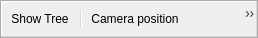
<?xml version="1.0" encoding="UTF-8"?>
<ui version="4.0">
 <class>mainToolBar</class>
 <widget class="QToolBar" name="mainToolBar">
  <property name="geometry">
   <rect>
    <x>0</x>
    <y>0</y>
    <width>258</width>
    <height>38</height>
   </rect>
  </property>
  <action name="action_load_mesh">
   <property name="icon">
    <iconset theme="fileopen">
     <normaloff>.</normaloff>.</iconset>
   </property>
   <property name="text">
    <string>Load &amp;mesh</string>
   </property>
   <property name="shortcut">
    <string>Ctrl+A</string>
   </property>
  </action>
  <action name="action_quit">
   <property name="icon">
    <iconset theme="application-exit">
     <normaloff>.</normaloff>.</iconset>
   </property>
   <property name="text">
    <string>&amp;Quit</string>
   </property>
   <property name="shortcut">
    <string>Ctrl+Q</string>
   </property>
  </action>
  <action name="action_show_tree">
   <property name="icon">
    <iconset theme="view-list-tree">
     <normaloff>.</normaloff>.</iconset>
   </property>
   <property name="text">
    <string>Show &amp;Tree</string>
   </property>
   <property name="shortcut">
    <string>Ctrl+W</string>
   </property>
  </action>
  <action name="action_help">
   <property name="icon">
    <iconset theme="help">
     <normaloff>.</normaloff>.</iconset>
   </property>
   <property name="text">
    <string>&amp;Help</string>
   </property>
   <property name="shortcut">
    <string>F1</string>
   </property>
  </action>
  <action name="action_normal_mode">
   <property name="icon">
    <iconset theme="draw-cuboid">
     <normaloff>.</normaloff>.</iconset>
   </property>
   <property name="text">
    <string>&amp;Normal mode</string>
   </property>
   <property name="shortcut">
    <string>Ctrl+N</string>
   </property>
  </action>
  <action name="action_draw_mode">
   <property name="icon">
    <iconset theme="draw-freehand">
     <normaloff>.</normaloff>.</iconset>
   </property>
   <property name="text">
    <string>&amp;Draw mode</string>
   </property>
   <property name="shortcut">
    <string>Ctrl+D</string>
   </property>
  </action>
  <action name="action_toggle_wireframe">
   <property name="icon">
    <iconset theme="draw-triangle">
     <normaloff>.</normaloff>.</iconset>
   </property>
   <property name="text">
    <string>&amp;Toggle wireframe</string>
   </property>
   <property name="shortcut">
    <string>Ctrl+W</string>
   </property>
  </action>
  <action name="action_load_block_model">
   <property name="icon">
    <iconset theme="code-block">
     <normaloff>.</normaloff>.</iconset>
   </property>
   <property name="text">
    <string>Load &amp;block model</string>
   </property>
   <property name="shortcut">
    <string>Ctrl+E</string>
   </property>
  </action>
  <action name="action_selection_mode">
   <property name="icon">
    <iconset theme="edit-select">
     <normaloff>.</normaloff>.</iconset>
   </property>
   <property name="text">
    <string>Selection mode</string>
   </property>
   <property name="shortcut">
    <string>Ctrl+S</string>
   </property>
  </action>
  <action name="action_camera_position">
   <property name="icon">
    <iconset theme="camera-video-symbolic">
     <normaloff>.</normaloff>.</iconset>
   </property>
   <property name="text">
    <string>&amp;Camera position</string>
   </property>
   <property name="shortcut">
    <string>Ctrl+C</string>
   </property>
  </action>
  <action name="action_load_points">
   <property name="icon">
    <iconset theme="content-loading-symbolic">
     <normaloff>.</normaloff>.</iconset>
   </property>
   <property name="text">
    <string>Load &amp;points</string>
   </property>
   <property name="shortcut">
    <string>Ctrl+P</string>
   </property>
  </action>
  <action name="action_plan_view">
   <property name="icon">
    <iconset theme="draw-rectangle">
     <normaloff>.</normaloff>.</iconset>
   </property>
   <property name="text">
    <string>&amp;Plan view</string>
   </property>
  </action>
  <action name="action_north_view">
   <property name="icon">
    <iconset theme="arrow-up">
     <normaloff>.</normaloff>.</iconset>
   </property>
   <property name="text">
    <string>N&amp;orth view</string>
   </property>
  </action>
  <action name="action_east_view">
   <property name="icon">
    <iconset theme="arrow-right">
     <normaloff>.</normaloff>.</iconset>
   </property>
   <property name="text">
    <string>&amp;East view</string>
   </property>
  </action>
  <action name="action_take_screenshot">
   <property name="icon">
    <iconset theme="snap">
     <normaloff>.</normaloff>.</iconset>
   </property>
   <property name="text">
    <string>Take screenshot</string>
   </property>
   <property name="shortcut">
    <string>Ctrl+T</string>
   </property>
  </action>
  <addaction name="action_show_tree"/>
  <addaction name="separator"/>
  <addaction name="action_camera_position"/>
  <addaction name="action_plan_view"/>
  <addaction name="action_north_view"/>
  <addaction name="action_east_view"/>
  <addaction name="separator"/>
  <addaction name="action_take_screenshot"/>
  <addaction name="action_quit"/>
 </widget>
 <resources/>
 <connections/>
</ui>
